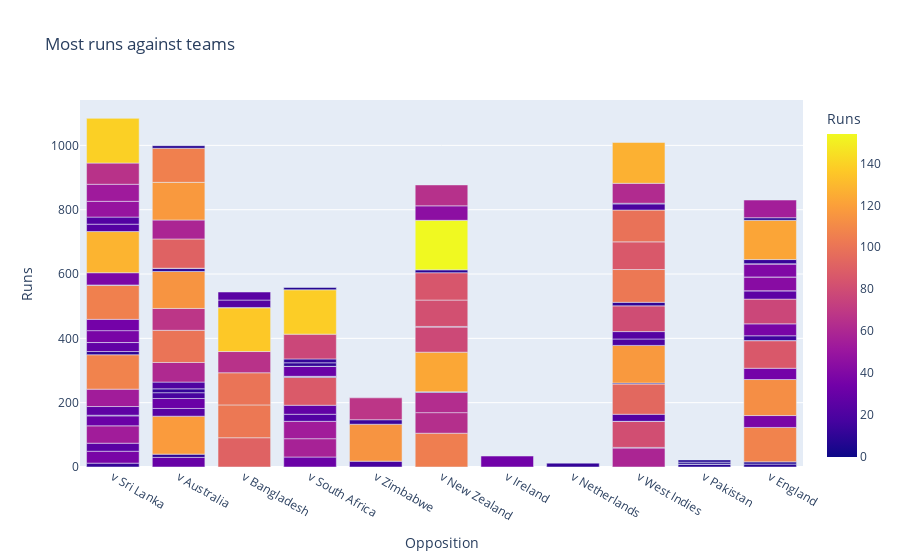

The notebook cell saved with this chart:
### Code cell
figure = px.bar(data, x=data["Opposition"], y = data["Runs"], color = data["Runs"],
               title = "Most runs against teams")

figure.show()

### Figure 1 — Plotly figure (JSON) as saved in the notebook; plotly's stock layout.template omitted (floating-point values rounded to 4 significant figures; data arrays with more than 128 entries replaced by an {"elided": "..."} marker saying what was removed)
{"data": [{"alignmentgroup": "True", "hovertemplate": "Opposition=%{x}<br>Runs=%{marker.color}<extra></extra>", "legendgroup": "", "marker": {"color": {"elided": "132 int values"}, "coloraxis": "coloraxis", "pattern": {"shape": ""}}, "name": "", "offsetgroup": "", "orientation": "v", "showlegend": false, "textposition": "auto", "type": "bar", "x": {"elided": "132 str values"}, "xaxis": "x", "y": {"elided": "132 int values"}, "yaxis": "y"}], "layout": {"barmode": "relative", "coloraxis": {"colorbar": {"title": {"text": "Runs"}}, "colorscale": [[0, "#0d0887"], [0.1111, "#46039f"], [0.2222, "#7201a8"], [0.3333, "#9c179e"], [0.4444, "#bd3786"], [0.5556, "#d8576b"], [0.6667, "#ed7953"], [0.7778, "#fb9f3a"], [0.8889, "#fdca26"], [1, "#f0f921"]]}, "legend": {"tracegroupgap": 0}, "title": {"text": "Most runs against teams"}, "xaxis": {"anchor": "y", "domain": [0, 1], "title": {"text": "Opposition"}}, "yaxis": {"anchor": "x", "domain": [0, 1], "title": {"text": "Runs"}}}}
